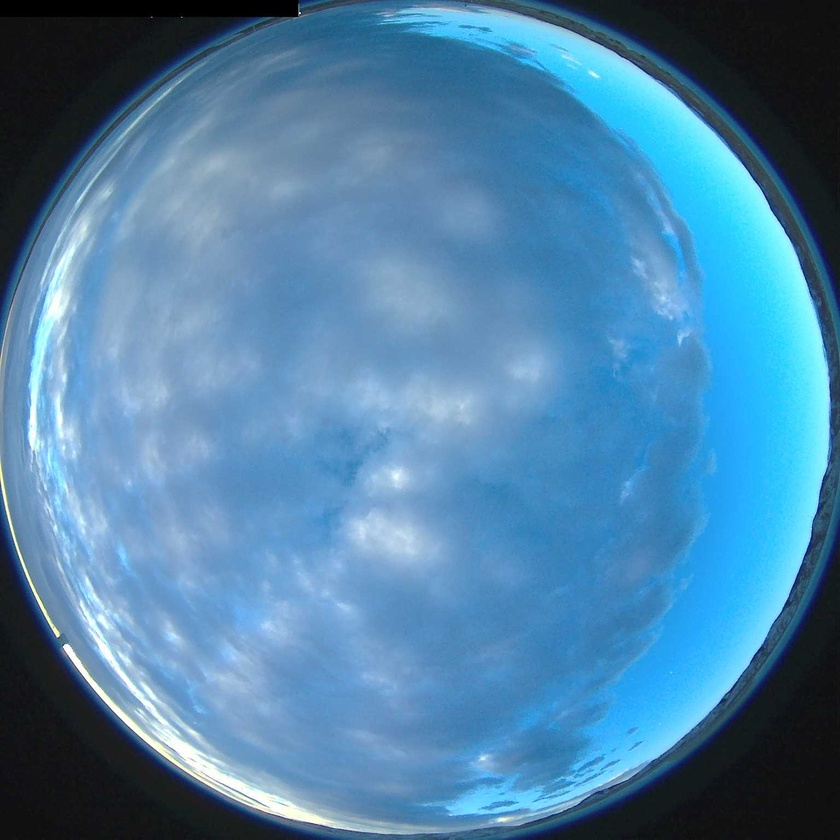
#> input picture imgs/0.jpg, 840 x 840 px, shrunk from 1536 x 1536 before the run; its folder holds 4 pictures in this run
$ python main.py
#> lines starting #> are read from the running program, lines starting #| are printed output that depends on the picture; long printed decimals are rounded
import cv2
import numpy as np
import os
path = 'imgs'
files = os.listdir(path)

for i in files:
    print(i)
    img = cv2.imread(f'imgs/{i}', cv2.IMREAD_GRAYSCALE)
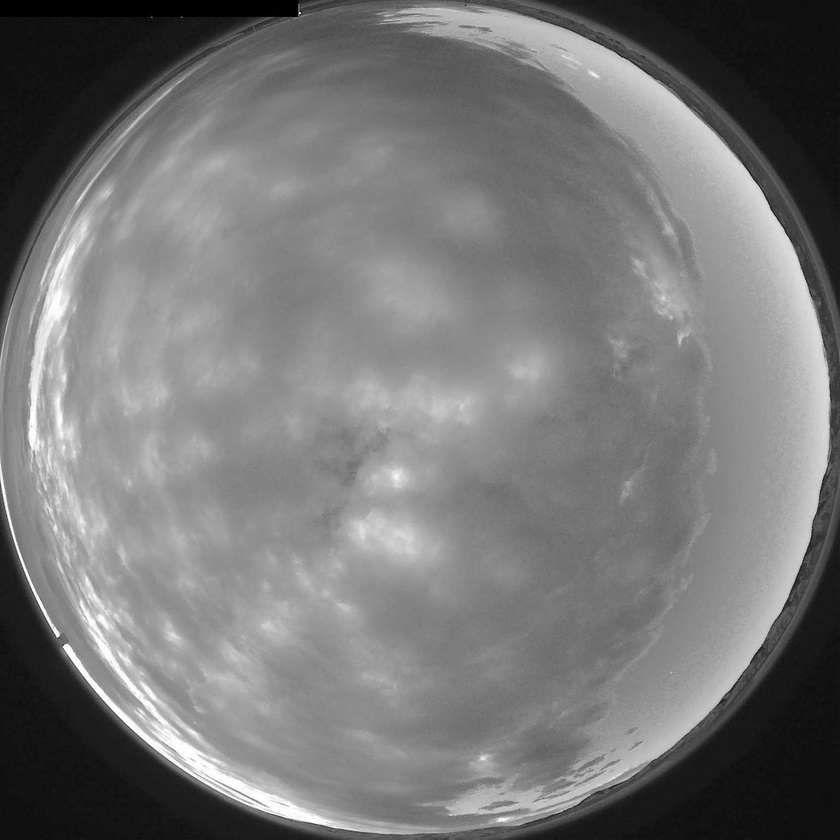
#> img: shape (840, 840); min 0, max 255, mean 118.9
    cv2.imshow('.', img)
    n_white_pix = np.sum(img >= 165)
#> n_white_pix = 98355
    n_pix = np.sum(img <= 255)
#> n_pix = 705600
    cloud_percent = (n_white_pix/n_pix) * 100
#> cloud_percent = 13.94
    print(f'Number of white pixels in {i}:', n_white_pix)
#| Number of white pixels in 0.jpg: 98355
    print(f'Number of pixels in {i}:', n_pix)
#| Number of pixels in 0.jpg: 705600
    print(f'Cloud percentage in {i}:', (cloud_percent), '%')
#| Cloud percentage in 0.jpg: 13.939 %
#> pass 2 of the loop `for i in files:`:
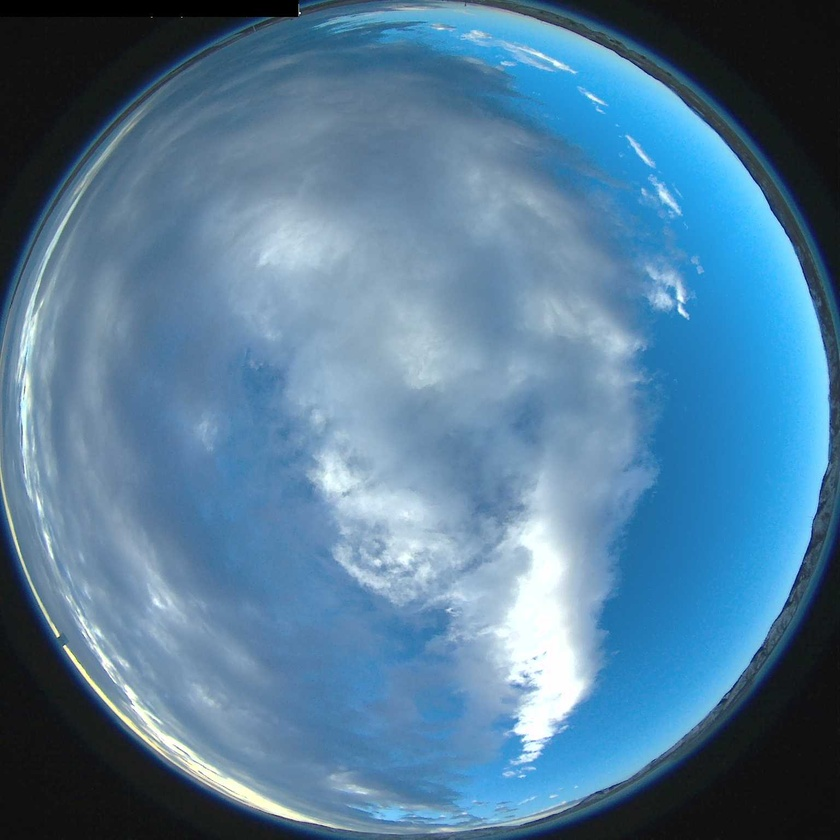
#> input picture imgs/1.jpg, 840 x 840 px, shrunk from 1536 x 1536 before the run
#> `img = cv2.imread(f'imgs/{i}', cv2.IMREAD_GRAYSCALE)`:
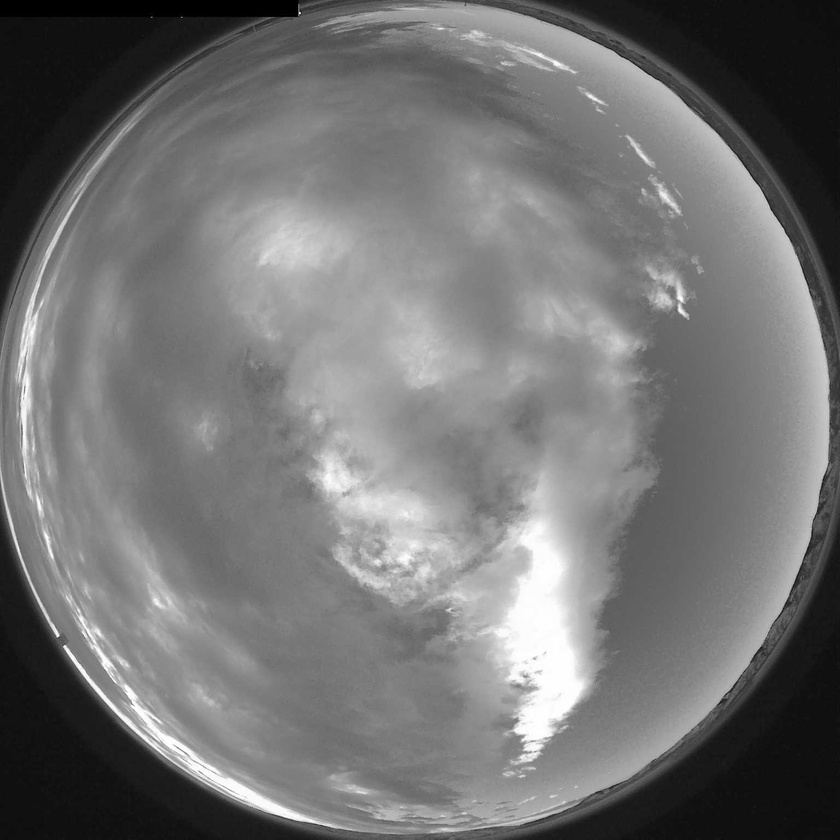
#> img: shape (840, 840); min 0, max 255, mean 115.3
#> n_white_pix = 95953
#> cloud_percent = 13.6
#| Number of white pixels in 1.jpg: 95953
#| Number of pixels in 1.jpg: 705600
#| Cloud percentage in 1.jpg: 13.599 %
#> pass 3 of the loop `for i in files:`:
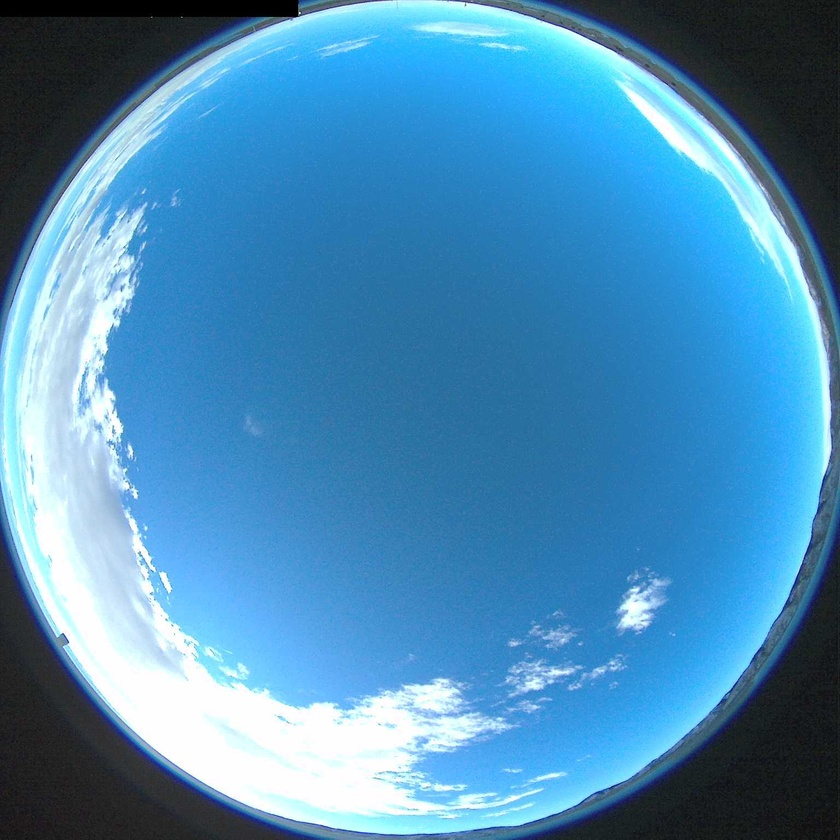
#> input picture imgs/10.jpg, 840 x 840 px, shrunk from 1536 x 1536 before the run
#> `img = cv2.imread(f'imgs/{i}', cv2.IMREAD_GRAYSCALE)`:
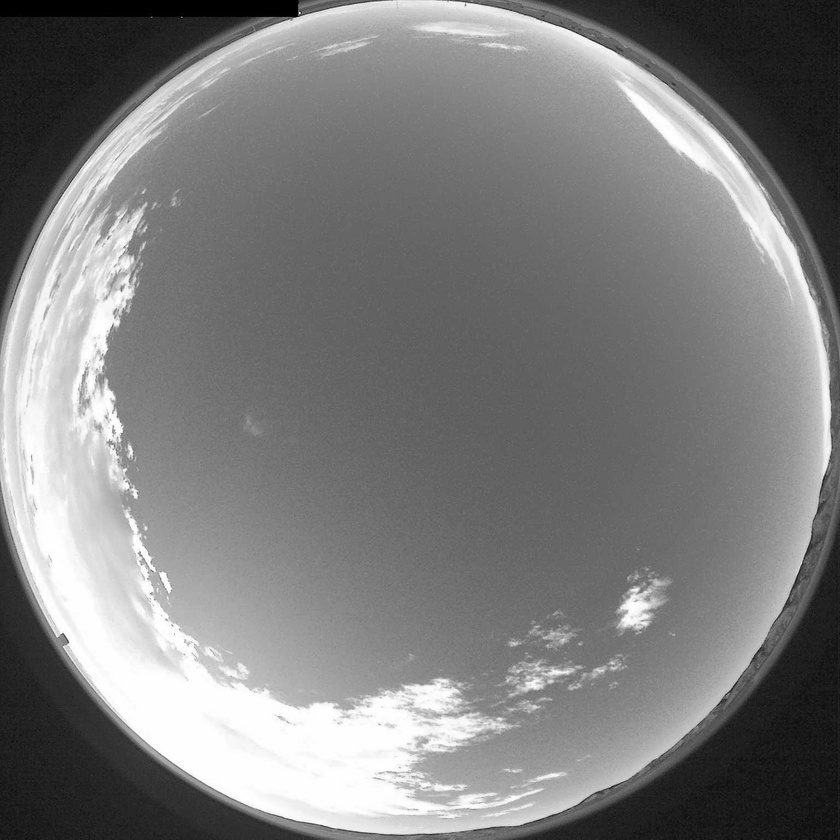
#> img: shape (840, 840); min 0, max 255, mean 125.6
#> n_white_pix = 159171
#> cloud_percent = 22.56
#| Number of white pixels in 10.jpg: 159171
#| Number of pixels in 10.jpg: 705600
#| Cloud percentage in 10.jpg: 22.558 %
#> the loop made 4 passes; the first 3 are shown
